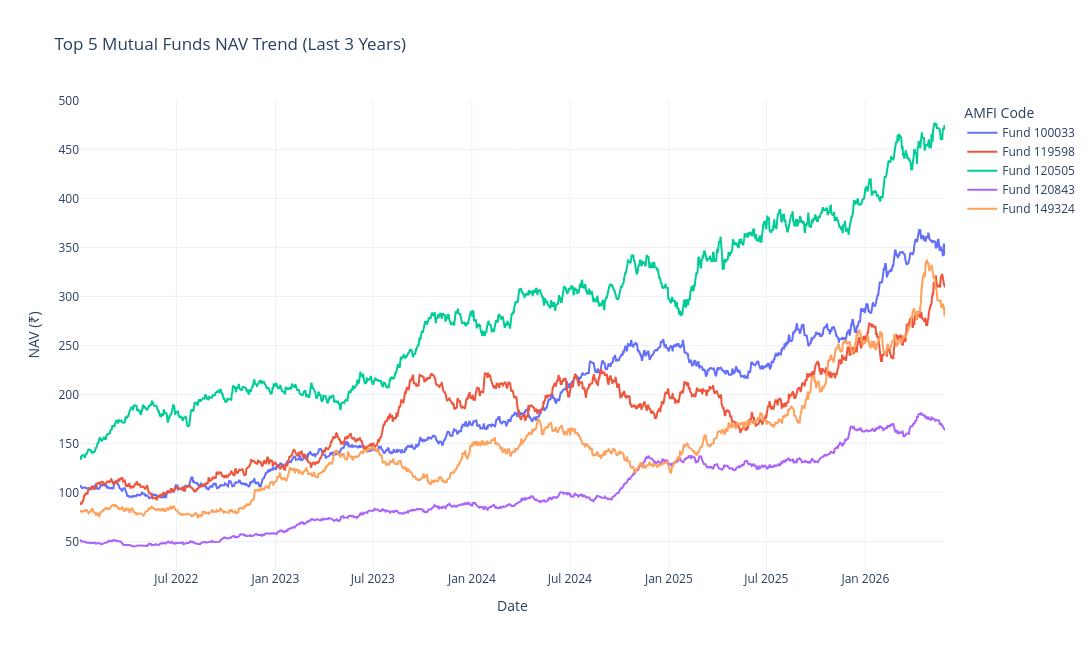

The code cell stored with this chart in its notebook:
### Code cell
import plotly.graph_objects as go
import pandas as pd
top5 = score["amfi_code"].head(5).tolist()
def plotss(fund_nav, top5_funds):
    df = fund_nav.copy()
    df["date"] = pd.to_datetime(df["date"])
    df = df[df["amfi_code"].isin(top5_funds)]
    df = df.sort_values(["amfi_code", "date"])

    fig = go.Figure()

    for fund, group in df.groupby("amfi_code"):

        fig.add_trace(
            go.Scatter(
                x=group["date"],
                y=group["nav"],
                mode="lines",
                name=f"Fund {fund}"
            )
        )

    fig.update_layout(
        title="Top 5 Mutual Funds NAV Trend (Last 3 Years)",
        xaxis_title="Date",
        yaxis_title="NAV (₹)",
        template="plotly_white",
        hovermode="x unified",
        height=650,
        width=1100,
        legend_title="AMFI Code"
    )

    fig.show()
plotss(nav, top5)

### Figure 1 — Plotly figure (JSON) as saved in the notebook; plotly's stock layout.template omitted (floating-point values rounded to 4 significant figures; data arrays with more than 128 entries replaced by an {"elided": "..."} marker saying what was removed)
{"data": [{"mode": "lines", "name": "Fund 100033", "type": "scatter", "x": {"elided": "1608 str values"}, "y": {"elided": "1608 float values"}}, {"mode": "lines", "name": "Fund 119598", "type": "scatter", "x": {"elided": "1608 str values"}, "y": {"elided": "1608 float values"}}, {"mode": "lines", "name": "Fund 120505", "type": "scatter", "x": {"elided": "1608 str values"}, "y": {"elided": "1608 float values"}}, {"mode": "lines", "name": "Fund 120843", "type": "scatter", "x": {"elided": "1608 str values"}, "y": {"elided": "1608 float values"}}, {"mode": "lines", "name": "Fund 149324", "type": "scatter", "x": {"elided": "1608 str values"}, "y": {"elided": "1608 float values"}}], "layout": {"height": 650, "hovermode": "x unified", "legend": {"title": {"text": "AMFI Code"}}, "title": {"text": "Top 5 Mutual Funds NAV Trend (Last 3 Years)"}, "width": 1100, "xaxis": {"title": {"text": "Date"}}, "yaxis": {"title": {"text": "NAV (₹)"}}}}
